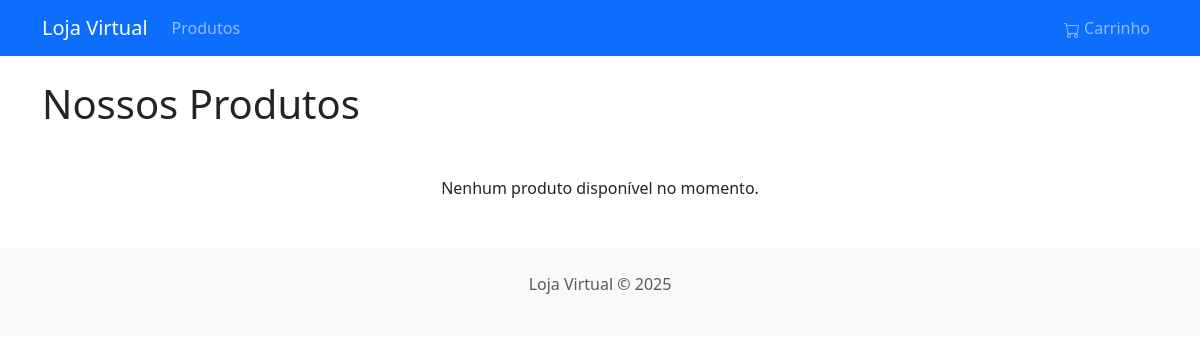
Page /loja/ on the earlier database version.
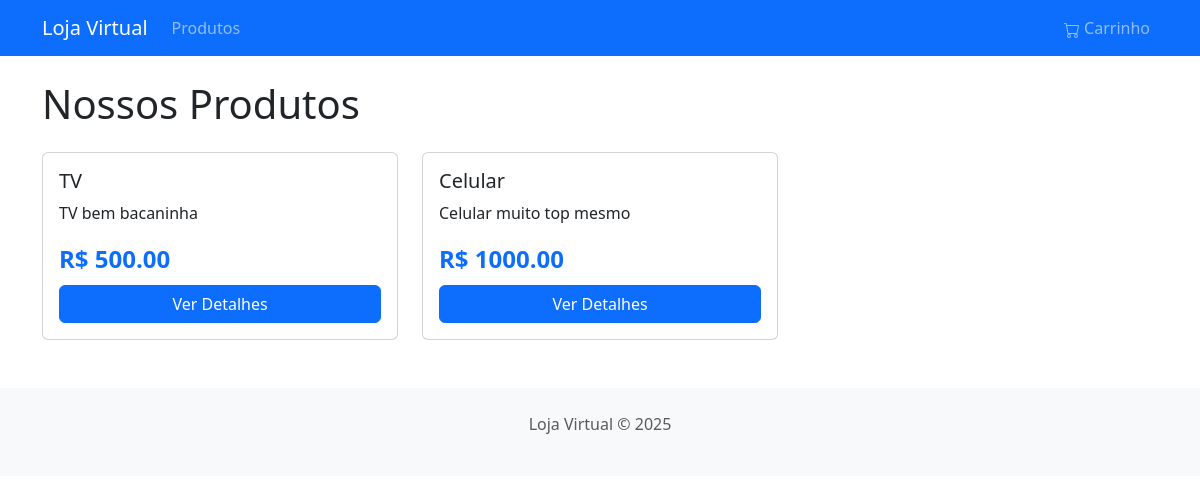
Same page on the later database version.
### loja/models.py (models this page shows, shortened)
class Produto(models.Model):
    categoria = models.ForeignKey(Categoria, on_delete=models.CASCADE)
    nome = models.CharField(max_length=200)
    descricao = models.TextField()
    preco = models.DecimalField(max_digits=10, decimal_places=2)
    estoque = models.IntegerField(default=0)
    criado_em = models.DateTimeField(default=timezone.now)

### loja/views.py (the view)
# urls.py: path('', views.lista_produtos, name='lista_produtos'),
def lista_produtos(request):
    ultimo_produto = Produto.objects.order_by("-criado_em")[:5]
    context = {"ultimo_produto": ultimo_produto}
    return render(request, "loja/index.html", context)

### loja/templates/loja/index.html (shortened to what this page needs)
{% extends 'base.html' %}
{% block body %}
<div class="container mt-4">
    <h1 class="mb-4">Nossos Produtos</h1>
    {% if ultimo_produto %}
    <div class="row row-cols-1 row-cols-md-2 row-cols-lg-3 g-4">
        {% for produto in ultimo_produto %}
        <div class="col">
            <div class="card h-100">
                <div class="card-body d-flex flex-column">
                    <h5 class="card-title">{{ produto.nome }}</h5>
                    <p class="card-text">{{ produto.descricao|truncatechars:100 }}</p>
                    <div class="mt-auto">
                        <span class="fs-4 fw-bold text-primary">R$ {{ produto.preco }}</span>
                        <a href="{% url 'detalhe_produto' produto.id %}" class="btn btn-primary d-block mt-2">Ver Detalhes</a>
                    </div>
                </div>
            </div>
        </div>
        {% endfor %}
    </div>
    {% else %}
    <p class="text-center mt-5">Nenhum produto disponível no momento.</p>
    {% endif %}
</div>
{% endblock %}

### loja/templates/base.html (shortened to what this page needs)
<!DOCTYPE html>
<html lang="pt-BR">
<head>
    <link href="https://cdn.jsdelivr.net/npm/bootstrap@5.3.0-alpha1/dist/css/bootstrap.min.css" rel="stylesheet">
</head>
<body>
    <nav class="navbar navbar-expand-lg navbar-dark bg-primary">
        <div class="container">
            <a class="navbar-brand" href="{% url 'lista_produtos' %}">Loja Virtual</a>
            <div class="collapse navbar-collapse" id="navbarNav">
                <ul class="navbar-nav me-auto">
                    <li class="nav-item">
                        <a class="nav-link" href="{% url 'lista_produtos' %}">Produtos</a>
                    </li>
                </ul>
                <ul class="navbar-nav">
                    <li class="nav-item">
                        <a class="nav-link" href="{% url 'ver_carrinho' %}">
                            Carrinho
                        </a>
                    </li>
                </ul>
            </div>
        </div>
    </nav>
    {% block body %}{% endblock %}
    <footer class="bg-light py-4 mt-5">
        <div class="container text-center">
            <p class="text-muted">Loja Virtual &copy; {% now "Y" %}</p>
        </div>
    </footer>
</body>
</html>

Differences in the rows shown:
added Produto: nome "TV", descricao "TV bem bacaninha", preco "500.00"
added Produto: nome "Celular", descricao "Celular muito top mesmo", preco "1000.00"
Other differences:
text no longer shown: "Nenhum produto disponível no momento."
